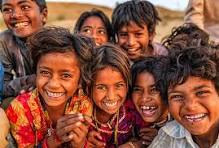
#> input picture lab exp/sample 1.jpg, 219 x 148 px, found by its file name
$ python exp25_object_recognition.py
#> lines starting #> are read from the running program, lines starting #| are printed output that depends on the picture; after the words box and inside, x2 and y2 are one past the last pixel; in counts of white or black regions, pixels touching at a corner belong together
import cv2
import numpy as np

image = cv2.imread(r"C:\Users\Chandini_Ramaiah\Desktop\cv exp 1\sample 1.jpg")
#> image is the input picture: shape (148, 219, 3); mean B, G, R 61.9, 80.3, 134.7
gray = cv2.cvtColor(image, cv2.COLOR_BGR2GRAY)
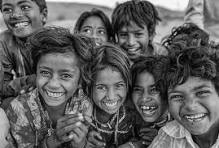
#> gray: shape (148, 219); min 0, max 254, mean 94.5
blurred = cv2.GaussianBlur(gray, (5, 5), 0)
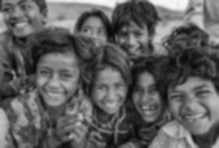
#> blurred: shape (148, 219); min 6, max 247, mean 94.4
edges = cv2.Canny(blurred, 50, 150)
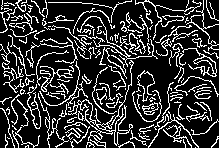
#> edges: shape (148, 219); 20.4% white in thin lines or dots

contours, _ = cv2.findContours(edges, cv2.RETR_EXTERNAL, cv2.CHAIN_APPROX_SIMPLE)
#> contours = 156 contours, 137 with area under 20; largest, box (x1, y1, x2, y2) and area: (68, 60, 134, 148) 386, (27, 84, 41, 129) 148, (182, 48, 217, 77) 140, (142, 102, 159, 115) 92, (39, 61, 88, 106) 76
cv2.drawContours(image, contours, -1, (0, 255, 0), 2)
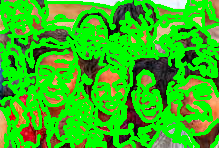
#> image: shape (148, 219, 3); mean B, G, R 25.2, 187.4, 52.3

cv2.imshow("Object Contours", image)
cv2.waitKey(0)
cv2.destroyAllWindows()

$ run again, with lab exp/EXP 36.png saved as lab exp/sample 1.jpg
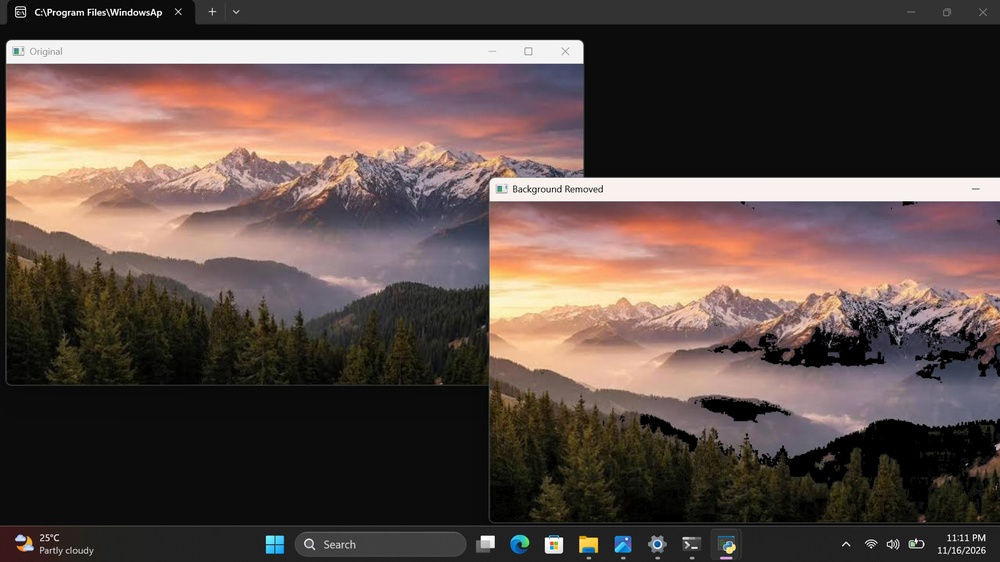
#> input picture lab exp/EXP 36.png, 1000 x 562 px, shrunk from 1918 x 1078 before the run, found by its file name
#> image is the input picture: shape (562, 1000, 3); mean B, G, R 71.7, 76.5, 92
#> `edges = cv2.Canny(blurred, 50, 150)`:
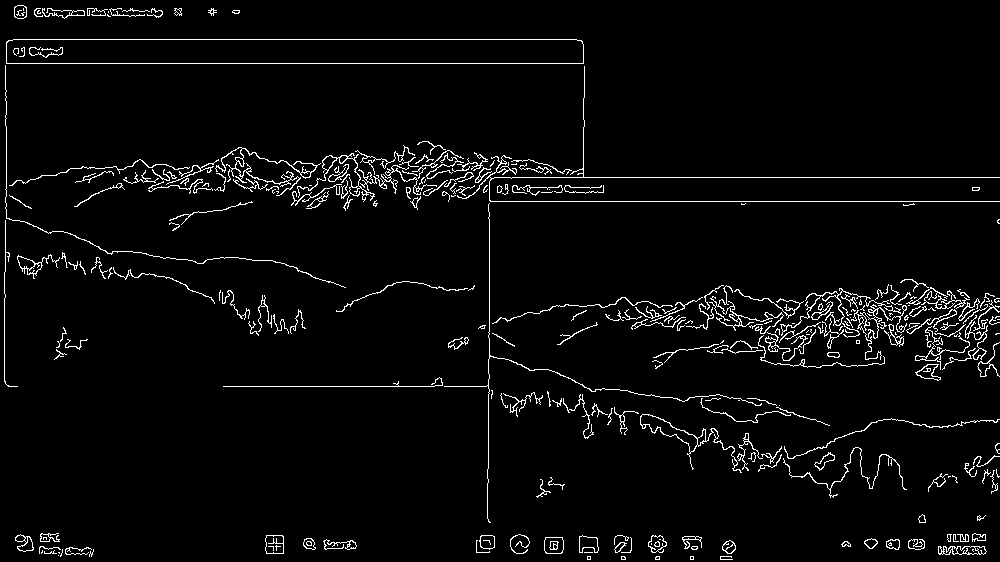
#> edges: shape (562, 1000); 3.6% white in thin lines or dots
#> contours = 273 contours, 187 with area under 20; largest, box (x1, y1, x2, y2) and area: (6, 39, 584, 64) 13829, (640, 414, 742, 473) 792, (265, 535, 284, 554) 314, (938, 546, 987, 555) 304, (544, 537, 564, 554) 292
#> `cv2.drawContours(image, contours, -1, (0, 255, 0), 2)`:
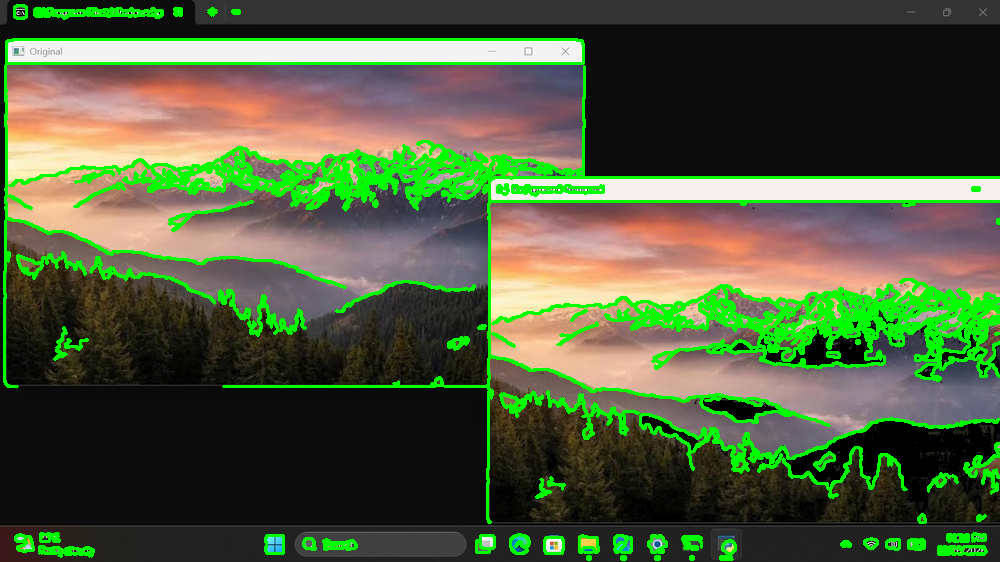
#> image: shape (562, 1000, 3); 10.67% of pixels changed, all inside (x1, y1, x2, y2) = (3, 4, 1000, 561)

$ run again, with lab exp/EXP 37.png saved as lab exp/sample 1.jpg
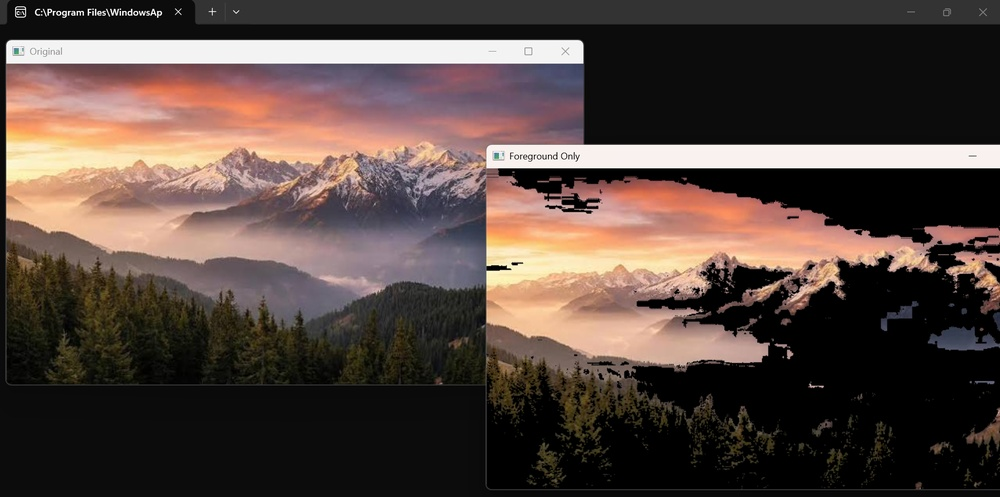
#> input picture lab exp/EXP 37.png, 1000 x 497 px, shrunk from 1918 x 954 before the run, found by its file name
#> image is the input picture: shape (497, 1000, 3); mean B, G, R 64, 69.8, 84.8
#> `edges = cv2.Canny(blurred, 50, 150)`:
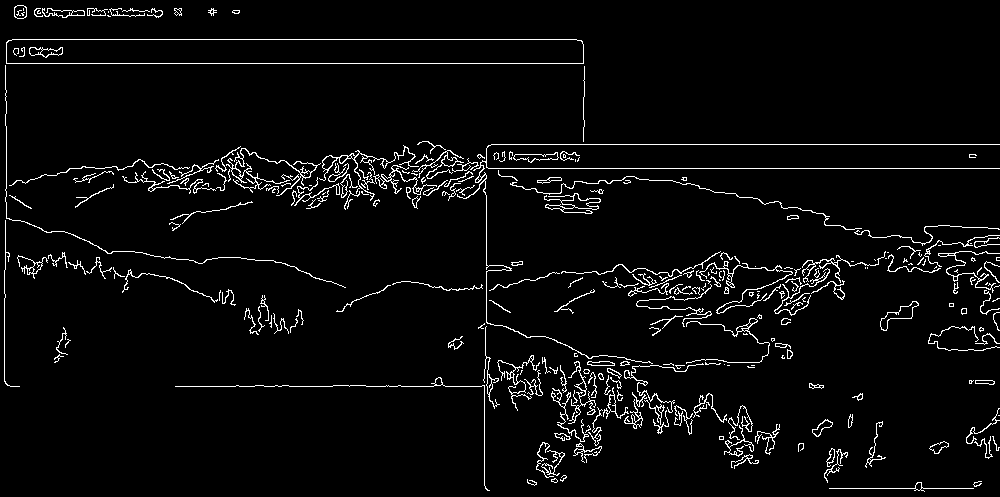
#> edges: shape (497, 1000); 4% white in thin lines or dots
#> contours = 272 contours, 189 with area under 20; largest, box (x1, y1, x2, y2) and area: (6, 39, 584, 64) 13830, (880, 301, 919, 331) 346, (544, 193, 601, 214) 340, (319, 145, 419, 201) 305, (226, 148, 321, 196) 255
#> `cv2.drawContours(image, contours, -1, (0, 255, 0), 2)`:
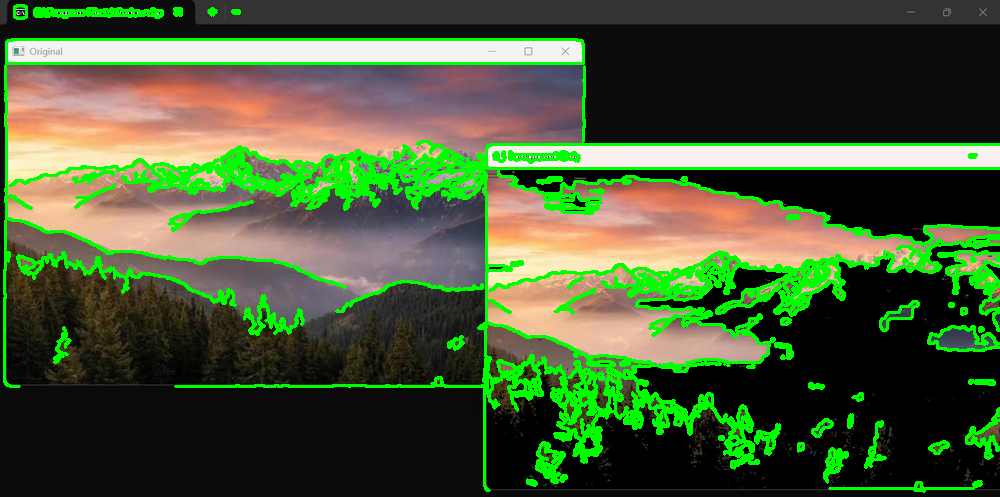
#> image: shape (497, 1000, 3); 11.92% of pixels changed, all inside (x1, y1, x2, y2) = (3, 4, 1000, 493)
